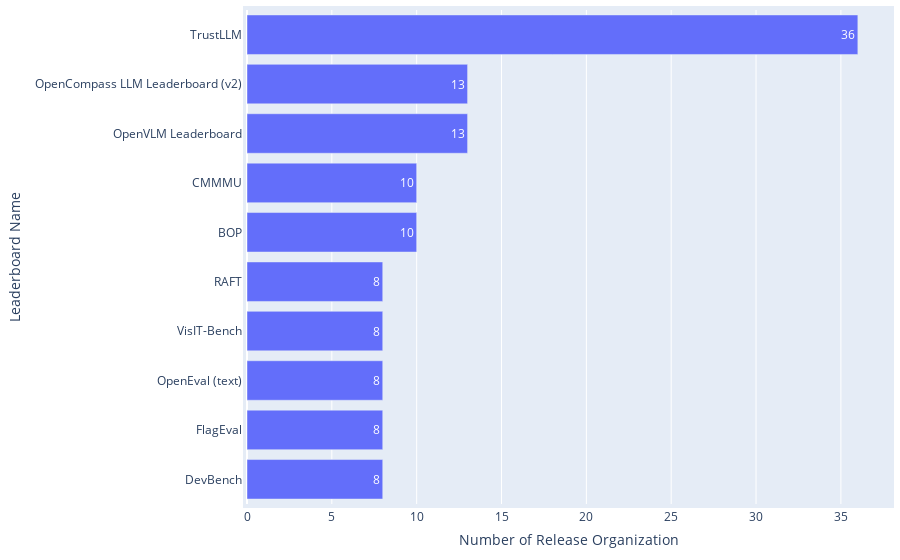

The cell this chart's notebook holds for it:
### Code cell
df = pd.read_csv(path_meta / 'leaderboard_processed.csv')
df = df[df['Platforms'] != "['Papers With Code']"]

statistics = {
    'Distribution': 'Release Organizations across Leaderboard Systems',
    'Mean': np.mean(df['#Release organization']),
    'Median': np.median(df['#Release organization']),
    'IQR': df['#Release organization'].quantile(0.75) - df['#Release organization'].quantile(0.25),
}
df_statistics = pd.read_csv(path_meta / 'leaderboard_statistics.csv')
df_statistics = pd.concat([df_statistics, pd.DataFrame([statistics])], ignore_index=True)
df_statistics.drop_duplicates(subset=['Distribution'], keep='last', inplace=True)
df_statistics.sort_values(by='Distribution', inplace=True)
df_statistics.to_csv(path_meta / 'leaderboard_statistics.csv', index=False)

df_top = df.drop_duplicates(subset=['Leaderboard name']).sort_values(by='#Release organization', ascending=False).head(10)
print(f"{df_top['Leaderboard name'].iloc[0]} holds the highest number of release organizations up to {int(df_top['#Release organization'].iloc[0])}.")

fig = go.Figure(go.Bar(
        x=df_top['#Release organization'],  # Values for the bar lengths
        y=df_top['Leaderboard name'],  # Categories for each bar
        orientation='h',  # Sets the bars to be horizontal
        text=df_top['#Release organization'],  # Adds the values as text on each bar
        textposition='auto'  # Automatically positions the text on the bars
))
fig.update_layout(
        xaxis_title='Number of Release Organization',
        yaxis_title='Leaderboard Name',
        yaxis_autorange='reversed'  # This line makes the bars go top-down
)
# Update the layout for a tighter look
fig.update_layout(
    autosize=True,
    margin=dict(
        l=10,  # Left margin
        r=10,  # Right margin
        b=10,  # Bottom margin
        t=10,  # Top margin
        pad=4  # Padding between the plot and the margin
    )
)
fig.show()

### Figure 1 — Plotly figure (JSON) as saved in the notebook; plotly's stock layout.template omitted (floating-point values rounded to 4 significant figures)
{"data": [{"orientation": "h", "text": [36, 13, 13, 10, 10, 8, 8, 8, 8, 8], "textposition": "auto", "type": "bar", "x": [36, 13, 13, 10, 10, 8, 8, 8, 8, 8], "y": ["TrustLLM", "OpenCompass LLM Leaderboard (v2)", "OpenVLM Leaderboard", "CMMMU", "BOP", "RAFT", "VisIT-Bench", "OpenEval (text)", "FlagEval", "DevBench"]}], "layout": {"autosize": true, "margin": {"b": 10, "l": 10, "pad": 4, "r": 10, "t": 10}, "xaxis": {"title": {"text": "Number of Release Organization"}}, "yaxis": {"autorange": "reversed", "title": {"text": "Leaderboard Name"}}}}
